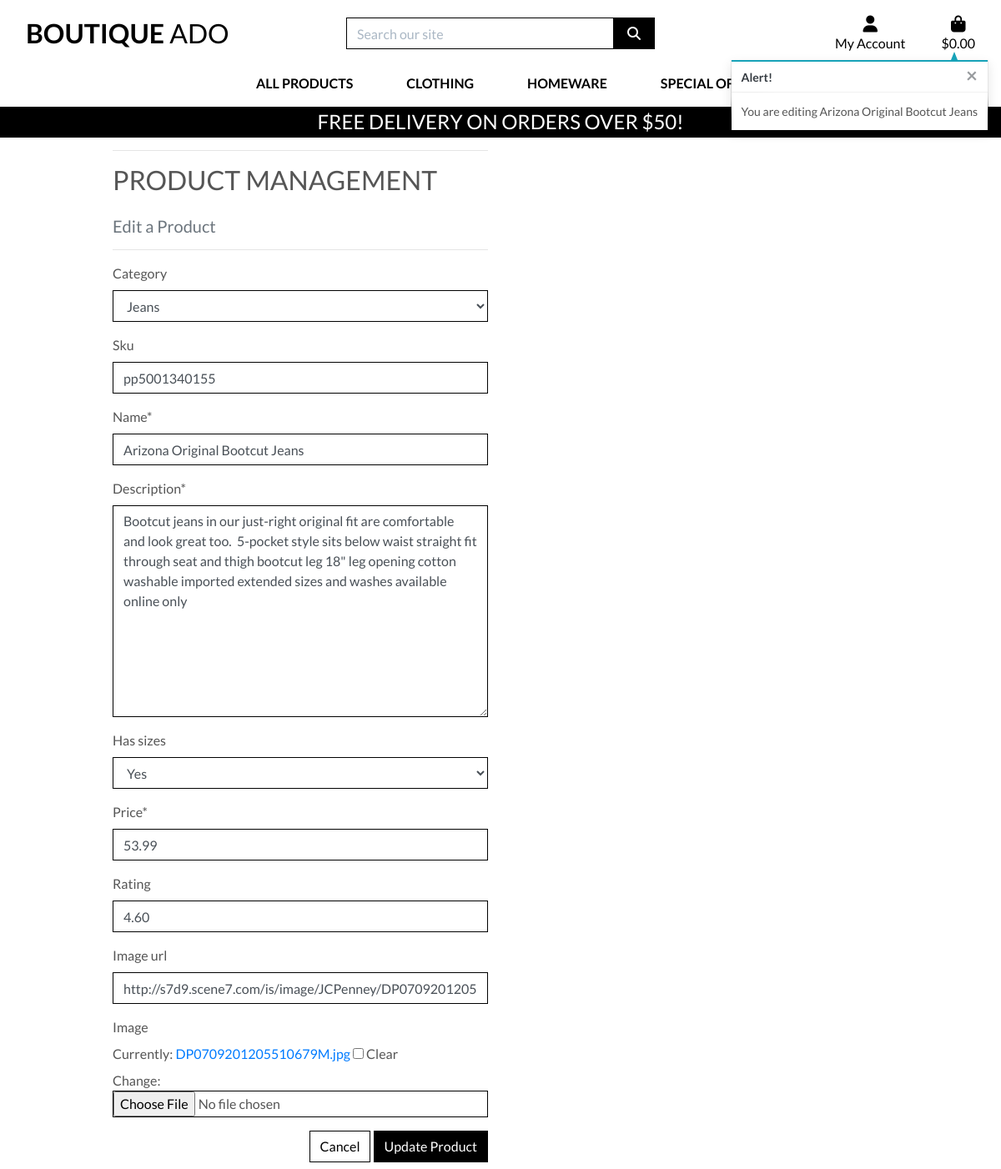
The page /products/edit/1/ on the database as committed earlier.
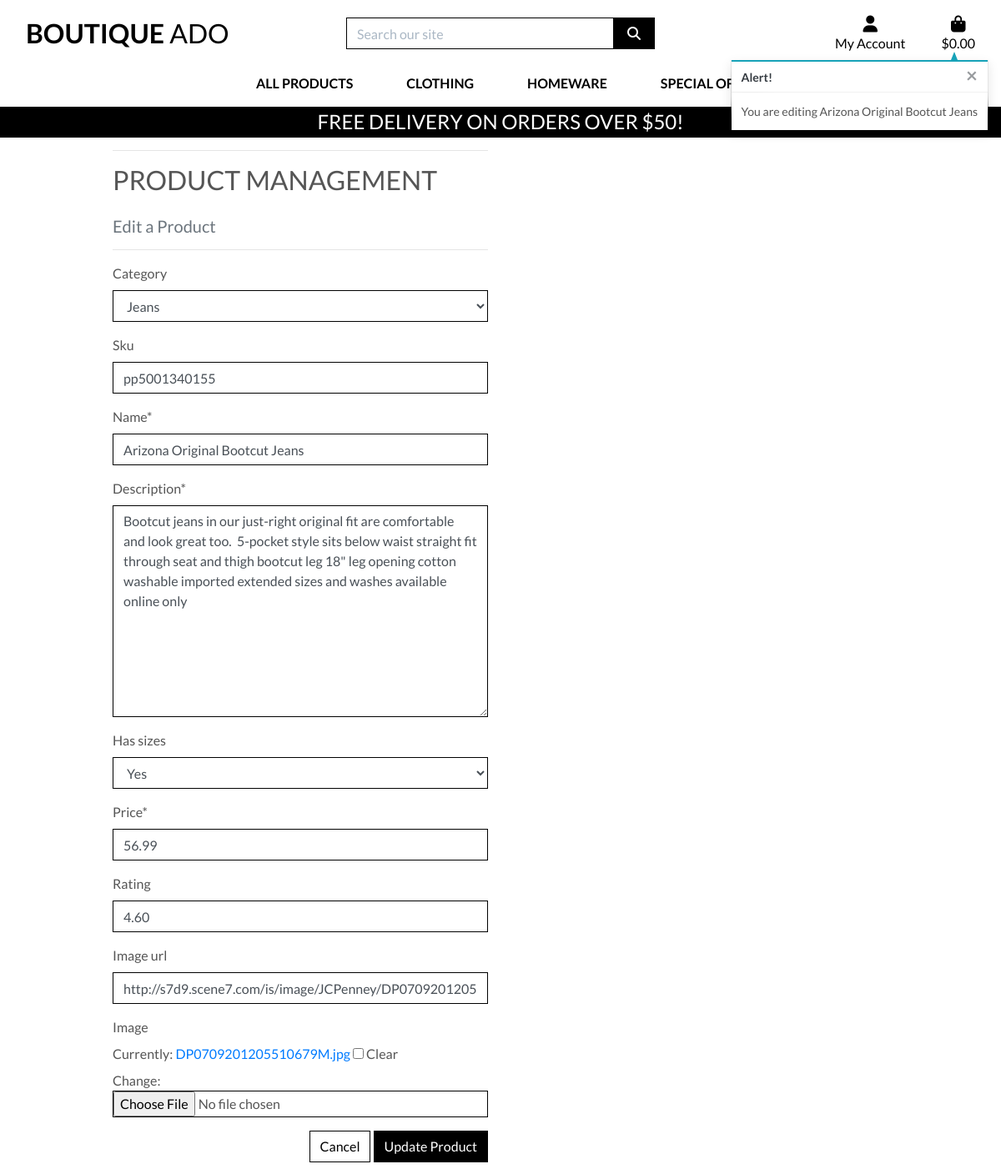
The same page on the database as committed later.
### products/models.py (models this page shows, shortened)
class Product(models.Model):
    category = models.ForeignKey('Category', null=True, blank=True, on_delete=models.SET_NULL)
    sku = models.CharField(max_length=254, null=True, blank=True)
    name = models.CharField(max_length=254)
    description = models.TextField()
    has_sizes = models.BooleanField(default=False, null=True, blank=True)
    price = models.DecimalField(max_digits=6, decimal_places=2)
    rating = models.DecimalField(max_digits=6, decimal_places=2, null=True, blank=True)
    image_url = models.URLField(max_length=1024, null=True, blank=True)
    image = models.ImageField(null=True, blank=True)

### products/views.py (the view)
# urls.py: path('edit/<int:product_id>/', views.edit_product, name='edit_product'),
def edit_product(request, product_id):
    product = get_object_or_404(Product, pk=product_id)
    if request.method == 'POST':
        form = ProductForm(request.POST, request.FILES, instance=product)
        if form.is_valid():
            form.save()
            messages.success(request, 'Successfully updated product!')
            return redirect(reverse('product_detail', args=[product.id]))
        else:
            messages.error(request, 'Failed to update product. Please ensure the form is valid.')
    else:
        form = ProductForm(instance=product)
        messages.info(request, f'You are editing {product.name}')
    template = 'products/edit_product.html'
    context = {
        'form': form,
        'product': product,
    }
    return render(request, template, context)

### products/forms.py
class ProductForm(forms.ModelForm):
    class Meta:
        model = Product
        fields = '__all__'
    def __init__(self, *args, **kwargs):
        super().__init__(*args, **kwargs)
        categories = Category.objects.all()
        friendly_names = [(c.id, c.get_friendly_name()) for c in categories]
        self.fields['category'].choices = friendly_names
        for field_name, field in self.fields.items():
            field.widget.attrs['class'] = 'border-black rounded-0'

### products/models.py (called while the page is built)
    def get_friendly_name(self):
        return self.friendly_name

### products/templates/products/edit_product.html (shortened to what this page needs)
{% extends "base.html" %}
{% load static %}
{% block page_header %}
    <div class="container header-container">
    </div>
{% endblock %}
{% block content %}
    <div class="overlay"></div>
    <div class="container">
        <div class="row">
            <div class="col-12 col-md-6">
                <hr>
                <h2 class="logo-font mb-4">Product Management</h2>
                <h5 class="text-muted">Edit a Product</h5>
                <hr>
            </div>
        </div>
        <div class="row">
            <div class="col-12 col-md-6">
                <form method="POST" action="{% url 'edit_product' product.id %}" class="form mb-2" enctype="multipart/form-data">
                    {{ form | crispy }}
                    <div class="text-right">
                        <a class="btn btn-outline-black rounded-0" href="{% url 'products' %}">Cancel</a>
                        <button class="btn btn-black rounded-0" type="submit">Update Product</button>
                    </div>
                </form>
            </div>
        </div>
    </div>
{% endblock %}

Rows that differ between the two databases and show on the page:
changed Product "Jeans": price "53.99" → "56.99"
